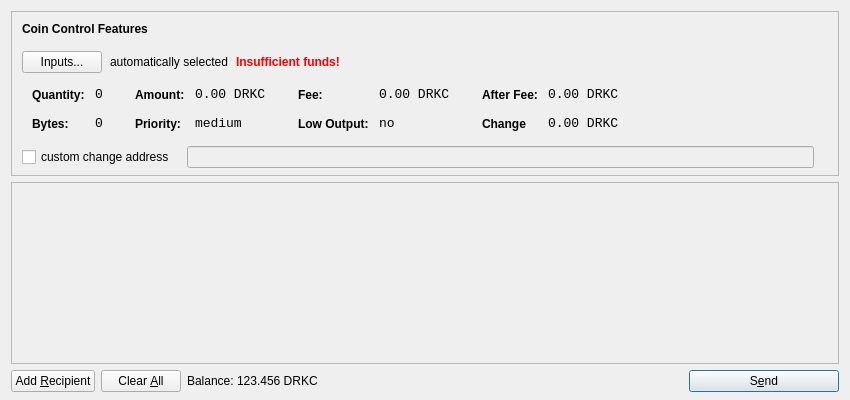
<?xml version="1.0" encoding="UTF-8"?>
<ui version="4.0">
 <class>SendCoinsDialog</class>
 <widget class="QDialog" name="SendCoinsDialog">
  <property name="geometry">
   <rect>
    <x>0</x>
    <y>0</y>
    <width>850</width>
    <height>400</height>
   </rect>
  </property>
  <property name="windowTitle">
   <string>Send Coins</string>
  </property>
  <layout class="QVBoxLayout" name="verticalLayout" stretch="0,1,0">
   <property name="bottomMargin">
    <number>8</number>
   </property>
   <item>
    <widget class="QFrame" name="frameCoinControl">
     <property name="sizePolicy">
      <sizepolicy hsizetype="Expanding" vsizetype="Expanding">
       <horstretch>0</horstretch>
       <verstretch>0</verstretch>
      </sizepolicy>
     </property>
     <property name="maximumSize">
      <size>
       <width>16777215</width>
       <height>16777215</height>
      </size>
     </property>
     <property name="frameShape">
      <enum>QFrame::StyledPanel</enum>
     </property>
     <property name="frameShadow">
      <enum>QFrame::Sunken</enum>
     </property>
     <layout class="QVBoxLayout" name="verticalLayoutCoinControl2">
      <property name="spacing">
       <number>-1</number>
      </property>
      <property name="leftMargin">
       <number>0</number>
      </property>
      <property name="topMargin">
       <number>0</number>
      </property>
      <property name="rightMargin">
       <number>0</number>
      </property>
      <property name="bottomMargin">
       <number>6</number>
      </property>
      <item>
       <layout class="QVBoxLayout" name="verticalLayoutCoinControl" stretch="0,0,0,0,1">
        <property name="spacing">
         <number>0</number>
        </property>
        <property name="leftMargin">
         <number>10</number>
        </property>
        <property name="topMargin">
         <number>10</number>
        </property>
        <item>
         <layout class="QHBoxLayout" name="horizontalLayoutCoinControl1">
          <property name="bottomMargin">
           <number>15</number>
          </property>
          <item>
           <widget class="QLabel" name="labelCoinControlFeatures">
            <property name="sizePolicy">
             <sizepolicy hsizetype="Preferred" vsizetype="Maximum">
              <horstretch>0</horstretch>
              <verstretch>0</verstretch>
             </sizepolicy>
            </property>
            <property name="font">
             <font>
              <weight>75</weight>
              <bold>true</bold>
             </font>
            </property>
            <property name="styleSheet">
             <string notr="true">font-weight:bold;</string>
            </property>
            <property name="text">
             <string>Coin Control Features</string>
            </property>
           </widget>
          </item>
         </layout>
        </item>
        <item>
         <layout class="QHBoxLayout" name="horizontalLayoutCoinControl2" stretch="0,0,0,0">
          <property name="spacing">
           <number>8</number>
          </property>
          <property name="bottomMargin">
           <number>10</number>
          </property>
          <item>
           <widget class="QPushButton" name="pushButtonCoinControl">
            <property name="styleSheet">
             <string notr="true"/>
            </property>
            <property name="text">
             <string>Inputs...</string>
            </property>
           </widget>
          </item>
          <item>
           <widget class="QLabel" name="labelCoinControlAutomaticallySelected">
            <property name="text">
             <string>automatically selected</string>
            </property>
            <property name="margin">
             <number>5</number>
            </property>
           </widget>
          </item>
          <item>
           <widget class="QLabel" name="labelCoinControlInsuffFunds">
            <property name="font">
             <font>
              <weight>75</weight>
              <bold>true</bold>
             </font>
            </property>
            <property name="styleSheet">
             <string notr="true">color:red;font-weight:bold;</string>
            </property>
            <property name="text">
             <string>Insufficient funds!</string>
            </property>
            <property name="margin">
             <number>5</number>
            </property>
           </widget>
          </item>
          <item>
           <spacer name="horizontalSpacerCoinControl">
            <property name="orientation">
             <enum>Qt::Horizontal</enum>
            </property>
            <property name="sizeHint" stdset="0">
             <size>
              <width>40</width>
              <height>1</height>
             </size>
            </property>
           </spacer>
          </item>
         </layout>
        </item>
        <item>
         <widget class="QWidget" name="widgetCoinControl" native="true">
          <property name="sizePolicy">
           <sizepolicy hsizetype="Preferred" vsizetype="Preferred">
            <horstretch>0</horstretch>
            <verstretch>0</verstretch>
           </sizepolicy>
          </property>
          <property name="minimumSize">
           <size>
            <width>0</width>
            <height>0</height>
           </size>
          </property>
          <property name="styleSheet">
           <string notr="true"/>
          </property>
          <layout class="QHBoxLayout" name="horizontalLayoutCoinControl5">
           <property name="margin">
            <number>0</number>
           </property>
           <item>
            <layout class="QHBoxLayout" name="horizontalLayoutCoinControl3" stretch="0,0,0,1">
             <property name="spacing">
              <number>20</number>
             </property>
             <property name="topMargin">
              <number>0</number>
             </property>
             <property name="bottomMargin">
              <number>10</number>
             </property>
             <item>
              <layout class="QFormLayout" name="formLayoutCoinControl1">
               <property name="horizontalSpacing">
                <number>10</number>
               </property>
               <property name="verticalSpacing">
                <number>14</number>
               </property>
               <property name="leftMargin">
                <number>10</number>
               </property>
               <property name="topMargin">
                <number>4</number>
               </property>
               <property name="rightMargin">
                <number>6</number>
               </property>
               <item row="0" column="0">
                <widget class="QLabel" name="labelCoinControlQuantityText">
                 <property name="styleSheet">
                  <string notr="true">font-weight:bold;</string>
                 </property>
                 <property name="text">
                  <string>Quantity:</string>
                 </property>
                 <property name="margin">
                  <number>0</number>
                 </property>
                </widget>
               </item>
               <item row="0" column="1">
                <widget class="QLabel" name="labelCoinControlQuantity">
                 <property name="font">
                  <font>
                   <family>Monospace</family>
                   <pointsize>10</pointsize>
                  </font>
                 </property>
                 <property name="cursor">
                  <cursorShape>IBeamCursor</cursorShape>
                 </property>
                 <property name="contextMenuPolicy">
                  <enum>Qt::ActionsContextMenu</enum>
                 </property>
                 <property name="text">
                  <string>0</string>
                 </property>
                 <property name="margin">
                  <number>0</number>
                 </property>
                 <property name="textInteractionFlags">
                  <set>Qt::LinksAccessibleByMouse|Qt::TextSelectableByKeyboard|Qt::TextSelectableByMouse</set>
                 </property>
                </widget>
               </item>
               <item row="1" column="0">
                <widget class="QLabel" name="labelCoinControlBytesText">
                 <property name="styleSheet">
                  <string notr="true">font-weight:bold;</string>
                 </property>
                 <property name="text">
                  <string>Bytes:</string>
                 </property>
                </widget>
               </item>
               <item row="1" column="1">
                <widget class="QLabel" name="labelCoinControlBytes">
                 <property name="font">
                  <font>
                   <family>Monospace</family>
                   <pointsize>10</pointsize>
                  </font>
                 </property>
                 <property name="cursor">
                  <cursorShape>IBeamCursor</cursorShape>
                 </property>
                 <property name="contextMenuPolicy">
                  <enum>Qt::ActionsContextMenu</enum>
                 </property>
                 <property name="text">
                  <string>0</string>
                 </property>
                 <property name="textInteractionFlags">
                  <set>Qt::LinksAccessibleByMouse|Qt::TextSelectableByKeyboard|Qt::TextSelectableByMouse</set>
                 </property>
                </widget>
               </item>
              </layout>
             </item>
             <item>
              <layout class="QFormLayout" name="formLayoutCoinControl2">
               <property name="horizontalSpacing">
                <number>10</number>
               </property>
               <property name="verticalSpacing">
                <number>14</number>
               </property>
               <property name="leftMargin">
                <number>6</number>
               </property>
               <property name="topMargin">
                <number>4</number>
               </property>
               <property name="rightMargin">
                <number>6</number>
               </property>
               <item row="0" column="0">
                <widget class="QLabel" name="labelCoinControlAmountText">
                 <property name="styleSheet">
                  <string notr="true">font-weight:bold;</string>
                 </property>
                 <property name="text">
                  <string>Amount:</string>
                 </property>
                 <property name="margin">
                  <number>0</number>
                 </property>
                </widget>
               </item>
               <item row="0" column="1">
                <widget class="QLabel" name="labelCoinControlAmount">
                 <property name="font">
                  <font>
                   <family>Monospace</family>
                   <pointsize>10</pointsize>
                  </font>
                 </property>
                 <property name="cursor">
                  <cursorShape>IBeamCursor</cursorShape>
                 </property>
                 <property name="contextMenuPolicy">
                  <enum>Qt::ActionsContextMenu</enum>
                 </property>
                 <property name="text">
                  <string>0.00 DRKC</string>
                 </property>
                 <property name="textInteractionFlags">
                  <set>Qt::LinksAccessibleByMouse|Qt::TextSelectableByKeyboard|Qt::TextSelectableByMouse</set>
                 </property>
                </widget>
               </item>
               <item row="1" column="0">
                <widget class="QLabel" name="labelCoinControlPriorityText">
                 <property name="styleSheet">
                  <string notr="true">font-weight:bold;</string>
                 </property>
                 <property name="text">
                  <string>Priority:</string>
                 </property>
                </widget>
               </item>
               <item row="1" column="1">
                <widget class="QLabel" name="labelCoinControlPriority">
                 <property name="font">
                  <font>
                   <family>Monospace</family>
                   <pointsize>10</pointsize>
                  </font>
                 </property>
                 <property name="cursor">
                  <cursorShape>IBeamCursor</cursorShape>
                 </property>
                 <property name="contextMenuPolicy">
                  <enum>Qt::ActionsContextMenu</enum>
                 </property>
                 <property name="text">
                  <string>medium</string>
                 </property>
                 <property name="textInteractionFlags">
                  <set>Qt::LinksAccessibleByMouse|Qt::TextSelectableByKeyboard|Qt::TextSelectableByMouse</set>
                 </property>
                </widget>
               </item>
              </layout>
             </item>
             <item>
              <layout class="QFormLayout" name="formLayoutCoinControl3">
               <property name="horizontalSpacing">
                <number>10</number>
               </property>
               <property name="verticalSpacing">
                <number>14</number>
               </property>
               <property name="leftMargin">
                <number>6</number>
               </property>
               <property name="topMargin">
                <number>4</number>
               </property>
               <property name="rightMargin">
                <number>6</number>
               </property>
               <item row="0" column="0">
                <widget class="QLabel" name="labelCoinControlFeeText">
                 <property name="styleSheet">
                  <string notr="true">font-weight:bold;</string>
                 </property>
                 <property name="text">
                  <string>Fee:</string>
                 </property>
                 <property name="margin">
                  <number>0</number>
                 </property>
                </widget>
               </item>
               <item row="0" column="1">
                <widget class="QLabel" name="labelCoinControlFee">
                 <property name="font">
                  <font>
                   <family>Monospace</family>
                   <pointsize>10</pointsize>
                  </font>
                 </property>
                 <property name="cursor">
                  <cursorShape>IBeamCursor</cursorShape>
                 </property>
                 <property name="contextMenuPolicy">
                  <enum>Qt::ActionsContextMenu</enum>
                 </property>
                 <property name="text">
                  <string>0.00 DRKC</string>
                 </property>
                 <property name="textInteractionFlags">
                  <set>Qt::LinksAccessibleByMouse|Qt::TextSelectableByKeyboard|Qt::TextSelectableByMouse</set>
                 </property>
                </widget>
               </item>
               <item row="1" column="0">
                <widget class="QLabel" name="labelCoinControlLowOutputText">
                 <property name="styleSheet">
                  <string notr="true">font-weight:bold;</string>
                 </property>
                 <property name="text">
                  <string>Low Output:</string>
                 </property>
                </widget>
               </item>
               <item row="1" column="1">
                <widget class="QLabel" name="labelCoinControlLowOutput">
                 <property name="font">
                  <font>
                   <family>Monospace</family>
                   <pointsize>10</pointsize>
                  </font>
                 </property>
                 <property name="cursor">
                  <cursorShape>IBeamCursor</cursorShape>
                 </property>
                 <property name="contextMenuPolicy">
                  <enum>Qt::ActionsContextMenu</enum>
                 </property>
                 <property name="text">
                  <string>no</string>
                 </property>
                 <property name="textInteractionFlags">
                  <set>Qt::LinksAccessibleByMouse|Qt::TextSelectableByKeyboard|Qt::TextSelectableByMouse</set>
                 </property>
                </widget>
               </item>
              </layout>
             </item>
             <item>
              <layout class="QFormLayout" name="formLayoutCoinControl4">
               <property name="horizontalSpacing">
                <number>10</number>
               </property>
               <property name="verticalSpacing">
                <number>14</number>
               </property>
               <property name="leftMargin">
                <number>6</number>
               </property>
               <property name="topMargin">
                <number>4</number>
               </property>
               <property name="rightMargin">
                <number>6</number>
               </property>
               <item row="0" column="0">
                <widget class="QLabel" name="labelCoinControlAfterFeeText">
                 <property name="styleSheet">
                  <string notr="true">font-weight:bold;</string>
                 </property>
                 <property name="text">
                  <string>After Fee:</string>
                 </property>
                 <property name="margin">
                  <number>0</number>
                 </property>
                </widget>
               </item>
               <item row="0" column="1">
                <widget class="QLabel" name="labelCoinControlAfterFee">
                 <property name="font">
                  <font>
                   <family>Monospace</family>
                   <pointsize>10</pointsize>
                  </font>
                 </property>
                 <property name="cursor">
                  <cursorShape>IBeamCursor</cursorShape>
                 </property>
                 <property name="contextMenuPolicy">
                  <enum>Qt::ActionsContextMenu</enum>
                 </property>
                 <property name="text">
                  <string>0.00 DRKC</string>
                 </property>
                 <property name="textInteractionFlags">
                  <set>Qt::LinksAccessibleByMouse|Qt::TextSelectableByKeyboard|Qt::TextSelectableByMouse</set>
                 </property>
                </widget>
               </item>
               <item row="1" column="0">
                <widget class="QLabel" name="labelCoinControlChangeText">
                 <property name="styleSheet">
                  <string notr="true">font-weight:bold;</string>
                 </property>
                 <property name="text">
                  <string>Change</string>
                 </property>
                </widget>
               </item>
               <item row="1" column="1">
                <widget class="QLabel" name="labelCoinControlChange">
                 <property name="font">
                  <font>
                   <family>Monospace</family>
                   <pointsize>10</pointsize>
                  </font>
                 </property>
                 <property name="cursor">
                  <cursorShape>IBeamCursor</cursorShape>
                 </property>
                 <property name="contextMenuPolicy">
                  <enum>Qt::ActionsContextMenu</enum>
                 </property>
                 <property name="text">
                  <string>0.00 DRKC</string>
                 </property>
                 <property name="textInteractionFlags">
                  <set>Qt::LinksAccessibleByMouse|Qt::TextSelectableByKeyboard|Qt::TextSelectableByMouse</set>
                 </property>
                </widget>
               </item>
              </layout>
             </item>
            </layout>
           </item>
          </layout>
         </widget>
        </item>
        <item>
         <layout class="QHBoxLayout" name="horizontalLayoutCoinControl4" stretch="0,0,0">
          <property name="spacing">
           <number>12</number>
          </property>
          <property name="sizeConstraint">
           <enum>QLayout::SetDefaultConstraint</enum>
          </property>
          <property name="topMargin">
           <number>5</number>
          </property>
          <property name="rightMargin">
           <number>5</number>
          </property>
          <item>
           <widget class="QCheckBox" name="checkBoxCoinControlChange">
            <property name="text">
             <string>custom change address</string>
            </property>
           </widget>
          </item>
          <item>
           <widget class="QLineEdit" name="lineEditCoinControlChange">
            <property name="enabled">
             <bool>false</bool>
            </property>
            <property name="sizePolicy">
             <sizepolicy hsizetype="Expanding" vsizetype="Fixed">
              <horstretch>0</horstretch>
              <verstretch>0</verstretch>
             </sizepolicy>
            </property>
           </widget>
          </item>
          <item>
           <widget class="QLabel" name="labelCoinControlChangeLabel">
            <property name="sizePolicy">
             <sizepolicy hsizetype="Preferred" vsizetype="Expanding">
              <horstretch>0</horstretch>
              <verstretch>0</verstretch>
             </sizepolicy>
            </property>
            <property name="minimumSize">
             <size>
              <width>0</width>
              <height>0</height>
             </size>
            </property>
            <property name="text">
             <string/>
            </property>
            <property name="margin">
             <number>3</number>
            </property>
           </widget>
          </item>
         </layout>
        </item>
        <item>
         <spacer name="verticalSpacerCoinControl">
          <property name="orientation">
           <enum>Qt::Vertical</enum>
          </property>
          <property name="sizeHint" stdset="0">
           <size>
            <width>800</width>
            <height>1</height>
           </size>
          </property>
         </spacer>
        </item>
       </layout>
      </item>
     </layout>
    </widget>
   </item>
   <item>
    <widget class="QScrollArea" name="scrollArea">
     <property name="widgetResizable">
      <bool>true</bool>
     </property>
     <widget class="QWidget" name="scrollAreaWidgetContents">
      <property name="geometry">
       <rect>
        <x>0</x>
        <y>0</y>
        <width>830</width>
        <height>165</height>
       </rect>
      </property>
      <layout class="QVBoxLayout" name="verticalLayout_2">
       <property name="margin">
        <number>0</number>
       </property>
       <item>
        <layout class="QVBoxLayout" name="entries">
         <property name="spacing">
          <number>6</number>
         </property>
        </layout>
       </item>
       <item>
        <spacer name="verticalSpacer">
         <property name="orientation">
          <enum>Qt::Vertical</enum>
         </property>
         <property name="sizeHint" stdset="0">
          <size>
           <width>20</width>
           <height>40</height>
          </size>
         </property>
        </spacer>
       </item>
      </layout>
     </widget>
    </widget>
   </item>
   <item>
    <layout class="QHBoxLayout" name="horizontalLayout">
     <item>
      <widget class="QPushButton" name="addButton">
       <property name="toolTip">
        <string>Send to multiple recipients at once</string>
       </property>
       <property name="text">
        <string>Add &amp;Recipient</string>
       </property>
       <property name="icon">
        <iconset resource="../bitcoin.qrc">
         <normaloff>:/icons/add</normaloff>:/icons/add</iconset>
       </property>
       <property name="autoDefault">
        <bool>false</bool>
       </property>
      </widget>
     </item>
     <item>
      <widget class="QPushButton" name="clearButton">
       <property name="sizePolicy">
        <sizepolicy hsizetype="Minimum" vsizetype="Fixed">
         <horstretch>0</horstretch>
         <verstretch>0</verstretch>
        </sizepolicy>
       </property>
       <property name="toolTip">
        <string>Remove all transaction fields</string>
       </property>
       <property name="text">
        <string>Clear &amp;All</string>
       </property>
       <property name="icon">
        <iconset resource="../bitcoin.qrc">
         <normaloff>:/icons/remove</normaloff>:/icons/remove</iconset>
       </property>
       <property name="autoRepeatDelay">
        <number>300</number>
       </property>
       <property name="autoDefault">
        <bool>false</bool>
       </property>
      </widget>
     </item>
     <item>
      <layout class="QHBoxLayout" name="horizontalLayout_2">
       <property name="spacing">
        <number>3</number>
       </property>
       <item>
        <widget class="QLabel" name="label">
         <property name="sizePolicy">
          <sizepolicy hsizetype="Preferred" vsizetype="Fixed">
           <horstretch>0</horstretch>
           <verstretch>0</verstretch>
          </sizepolicy>
         </property>
         <property name="text">
          <string>Balance:</string>
         </property>
        </widget>
       </item>
       <item>
        <widget class="QLabel" name="labelBalance">
         <property name="sizePolicy">
          <sizepolicy hsizetype="Preferred" vsizetype="Fixed">
           <horstretch>0</horstretch>
           <verstretch>0</verstretch>
          </sizepolicy>
         </property>
         <property name="cursor">
          <cursorShape>IBeamCursor</cursorShape>
         </property>
         <property name="text">
          <string>123.456 DRKC</string>
         </property>
         <property name="textInteractionFlags">
          <set>Qt::LinksAccessibleByMouse|Qt::TextSelectableByKeyboard|Qt::TextSelectableByMouse</set>
         </property>
        </widget>
       </item>
      </layout>
     </item>
     <item>
      <spacer name="horizontalSpacer">
       <property name="orientation">
        <enum>Qt::Horizontal</enum>
       </property>
       <property name="sizeHint" stdset="0">
        <size>
         <width>40</width>
         <height>20</height>
        </size>
       </property>
      </spacer>
     </item>
     <item>
      <widget class="QPushButton" name="sendButton">
       <property name="minimumSize">
        <size>
         <width>150</width>
         <height>0</height>
        </size>
       </property>
       <property name="toolTip">
        <string>Confirm the send action</string>
       </property>
       <property name="text">
        <string>S&amp;end</string>
       </property>
       <property name="icon">
        <iconset resource="../bitcoin.qrc">
         <normaloff>:/icons/send</normaloff>:/icons/send</iconset>
       </property>
       <property name="default">
        <bool>true</bool>
       </property>
      </widget>
     </item>
    </layout>
   </item>
  </layout>
 </widget>
 <resources>
  <include location="../bitcoin.qrc"/>
 </resources>
 <connections/>
</ui>
